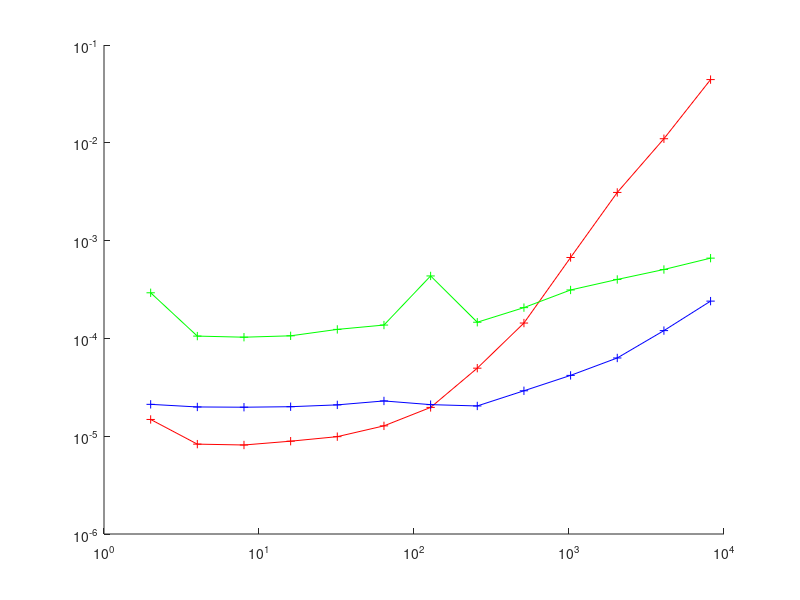

MATLAB code for this plot:
ps = 1:13;
sizes = 2.^ps;

t_matvec = zeros(length(sizes), 1);
t_cconv = zeros(length(sizes), 1);
t_fft = zeros(length(sizes), 1);

tries = 10;

for i = 1:length(sizes)
  n = sizes(i);
  
  for t = 1:tries
    c = rand(n, 1);
    x = rand(n, 1);

    %
    % matrix multiplication
    %
    C_matvec = gallery('circul', c)';

    tic;
    y_matvec = C_matvec * x;
    t_matvec(i) = t_matvec(i) + toc;

    %
    % problem 24a
    %
    tic;
    y_cconv = cconv(c, x, length(c));
    t_cconv(i) = t_cconv(i) + toc;

    %
    % problem 24b
    %
    tic;
    y_fft = ifft(fft(c) .* fft(x));
    t_fft(i) = t_fft(i) + toc;
  end
end

hold on;
loglog(2.^ps, t_matvec ./ tries, 'r+-');
loglog(2.^ps, t_cconv ./ tries, 'g+-');
loglog(2.^ps, t_fft ./ tries, 'b+-');